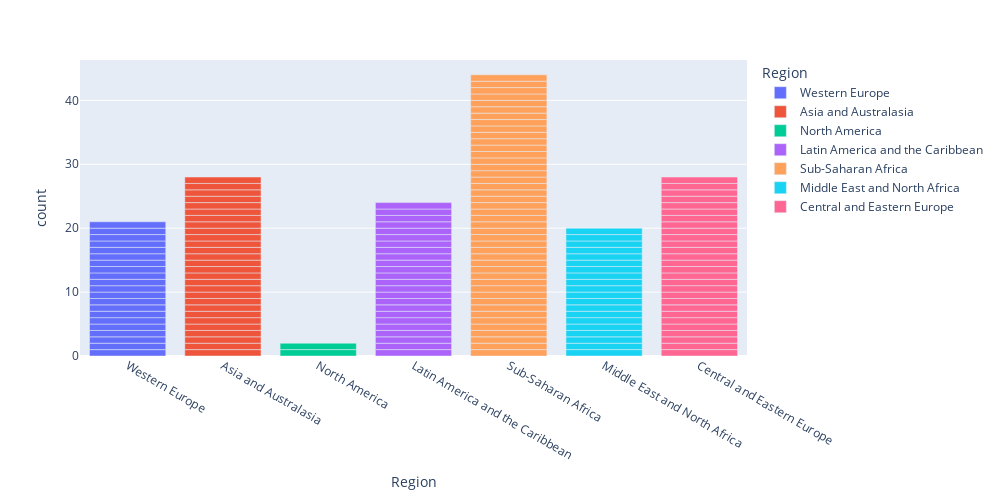
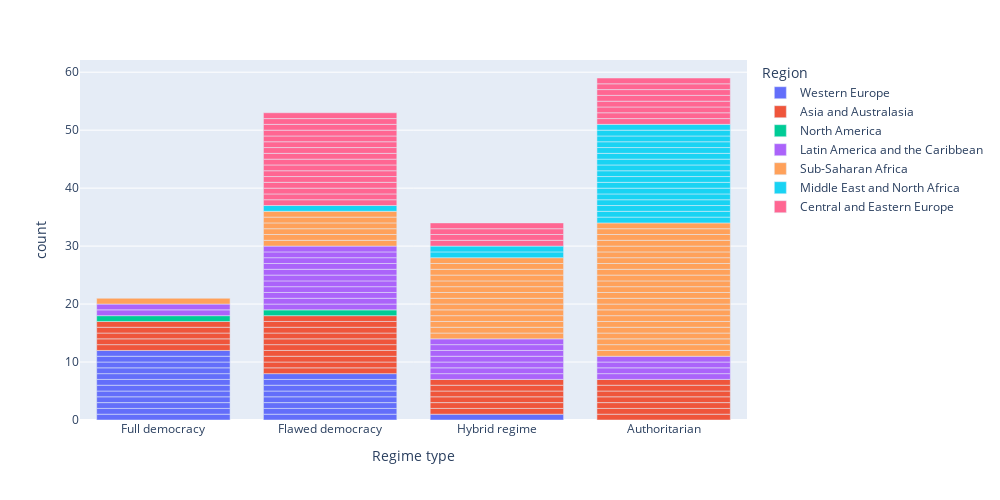

Notebook code cell kept with these figures, in order:
### Markdown cell above
* 一般來說我們會說選舉與自由是存在絕對關係的關係的，也就是說有選舉必定伴隨著自由，但由上圖可以發現 **香港 (高自由指標、低選舉指標)** 和 **伊拉克 (低自由指標、高選舉指標)** 分別是兩種不同形式的違背了前段論述

### Code cell
fig7 = px.bar(fdata, height=500, width= 1000, 
              x='Region',
              color = 'Region')

fig8 = px.bar(fdata, height=500, width= 1000, 
              x='Regime type',
              color = 'Region',
              hover_name='Country'
              )
display(fig7, fig8)

### Figure 1 — Plotly figure (JSON) as saved in the notebook; plotly's stock layout.template omitted (floating-point values rounded to 4 significant figures)
{"data": [{"alignmentgroup": "True", "hovertemplate": "Region=%{x}<br>count=%{y}<extra></extra>", "legendgroup": "Western Europe", "marker": {"color": "#636efa", "pattern": {"shape": ""}}, "name": "Western Europe", "offsetgroup": "Western Europe", "orientation": "v", "showlegend": true, "textposition": "auto", "type": "bar", "x": ["Western Europe", "Western Europe", "Western Europe", "Western Europe", "Western Europe", "Western Europe", "Western Europe", "Western Europe", "Western Europe", "Western Europe", "Western Europe", "Western Europe", "Western Europe", "Western Europe", "Western Europe", "Western Europe", "Western Europe", "Western Europe", "Western Europe", "Western Europe", "Western Europe"], "xaxis": "x", "y": [1, 1, 1, 1, 1, 1, 1, 1, 1, 1, 1, 1, 1, 1, 1, 1, 1, 1, 1, 1, 1], "yaxis": "y"}, {"alignmentgroup": "True", "hovertemplate": "Region=%{x}<br>count=%{y}<extra></extra>", "legendgroup": "Asia and Australasia", "marker": {"color": "#EF553B", "pattern": {"shape": ""}}, "name": "Asia and Australasia", "offsetgroup": "Asia and Australasia", "orientation": "v", "showlegend": true, "textposition": "auto", "type": "bar", "x": ["Asia and Australasia", "Asia and Australasia", "Asia and Australasia", "Asia and Australasia", "Asia and Australasia", "Asia and Australasia", "Asia and Australasia", "Asia and Australasia", "Asia and Australasia", "Asia and Australasia", "Asia and Australasia", "Asia and Australasia", "Asia and Australasia", "Asia and Australasia", "Asia and Australasia", "Asia and Australasia", "Asia and Australasia", "Asia and Australasia", "Asia and Australasia", "Asia and Australasia", "Asia and Australasia", "Asia and Australasia", "Asia and Australasia", "Asia and Australasia", "Asia and Australasia", "Asia and Australasia", "Asia and Australasia", "Asia and Australasia"], "xaxis": "x", "y": [1, 1, 1, 1, 1, 1, 1, 1, 1, 1, 1, 1, 1, 1, 1, 1, 1, 1, 1, 1, 1, 1, 1, 1, 1, 1, 1, 1], "yaxis": "y"}, {"alignmentgroup": "True", "hovertemplate": "Region=%{x}<br>count=%{y}<extra></extra>", "legendgroup": "North America", "marker": {"color": "#00cc96", "pattern": {"shape": ""}}, "name": "North America", "offsetgroup": "North America", "orientation": "v", "showlegend": true, "textposition": "auto", "type": "bar", "x": ["North America", "North America"], "xaxis": "x", "y": [1, 1], "yaxis": "y"}, {"alignmentgroup": "True", "hovertemplate": "Region=%{x}<br>count=%{y}<extra></extra>", "legendgroup": "Latin America and the Caribbean", "marker": {"color": "#ab63fa", "pattern": {"shape": ""}}, "name": "Latin America and the Caribbean", "offsetgroup": "Latin America and the Caribbean", "orientation": "v", "showlegend": true, "textposition": "auto", "type": "bar", "x": ["Latin America and the Caribbean", "Latin America and the Caribbean", "Latin America and the Caribbean", "Latin America and the Caribbean", "Latin America and the Caribbean", "Latin America and the Caribbean", "Latin America and the Caribbean", "Latin America and the Caribbean", "Latin America and the Caribbean", "Latin America and the Caribbean", "Latin America and the Caribbean", "Latin America and the Caribbean", "Latin America and the Caribbean", "Latin America and the Caribbean", "Latin America and the Caribbean", "Latin America and the Caribbean", "Latin America and the Caribbean", "Latin America and the Caribbean", "Latin America and the Caribbean", "Latin America and the Caribbean", "Latin America and the Caribbean", "Latin America and the Caribbean", "Latin America and the Caribbean", "Latin America and the Caribbean"], "xaxis": "x", "y": [1, 1, 1, 1, 1, 1, 1, 1, 1, 1, 1, 1, 1, 1, 1, 1, 1, 1, 1, 1, 1, 1, 1, 1], "yaxis": "y"}, {"alignmentgroup": "True", "hovertemplate": "Region=%{x}<br>count=%{y}<extra></extra>", "legendgroup": "Sub-Saharan Africa", "marker": {"color": "#FFA15A", "pattern": {"shape": ""}}, "name": "Sub-Saharan Africa", "offsetgroup": "Sub-Saharan Africa", "orientation": "v", "showlegend": true, "textposition": "auto", "type": "bar", "x": ["Sub-Saharan Africa", "Sub-Saharan Africa", "Sub-Saharan Africa", "Sub-Saharan Africa", "Sub-Saharan Africa", "Sub-Saharan Africa", "Sub-Saharan Africa", "Sub-Saharan Africa", "Sub-Saharan Africa", "Sub-Saharan Africa", "Sub-Saharan Africa", "Sub-Saharan Africa", "Sub-Saharan Africa", "Sub-Saharan Africa", "Sub-Saharan Africa", "Sub-Saharan Africa", "Sub-Saharan Africa", "Sub-Saharan Africa", "Sub-Saharan Africa", "Sub-Saharan Africa", "Sub-Saharan Africa", "Sub-Saharan Africa", "Sub-Saharan Africa", "Sub-Saharan Africa", "Sub-Saharan Africa", "Sub-Saharan Africa", "Sub-Saharan Africa", "Sub-Saharan Africa", "Sub-Saharan Africa", "Sub-Saharan Africa", "Sub-Saharan Africa", "Sub-Saharan Africa", "Sub-Saharan Africa", "Sub-Saharan Africa", "Sub-Saharan Africa", "Sub-Saharan Africa", "Sub-Saharan Africa", "Sub-Saharan Africa", "Sub-Saharan Africa", "Sub-Saharan Africa", "Sub-Saharan Africa", "Sub-Saharan Africa", "Sub-Saharan Africa", "Sub-Saharan Africa"], "xaxis": "x", "y": [1, 1, 1, 1, 1, 1, 1, 1, 1, 1, 1, 1, 1, 1, 1, 1, 1, 1, 1, 1, 1, 1, 1, 1, 1, 1, 1, 1, 1, 1, 1, 1, 1, 1, 1, 1, 1, 1, 1, 1, 1, 1, 1, 1], "yaxis": "y"}, {"alignmentgroup": "True", "hovertemplate": "Region=%{x}<br>count=%{y}<extra></extra>", "legendgroup": "Middle East and North Africa", "marker": {"color": "#19d3f3", "pattern": {"shape": ""}}, "name": "Middle East and North Africa", "offsetgroup": "Middle East and North Africa", "orientation": "v", "showlegend": true, "textposition": "auto", "type": "bar", "x": ["Middle East and North Africa", "Middle East and North Africa", "Middle East and North Africa", "Middle East and North Africa", "Middle East and North Africa", "Middle East and North Africa", "Middle East and North Africa", "Middle East and North Africa", "Middle East and North Africa", "Middle East and North Africa", "Middle East and North Africa", "Middle East and North Africa", "Middle East and North Africa", "Middle East and North Africa", "Middle East and North Africa", "Middle East and North Africa", "Middle East and North Africa", "Middle East and North Africa", "Middle East and North Africa", "Middle East and North Africa"], "xaxis": "x", "y": [1, 1, 1, 1, 1, 1, 1, 1, 1, 1, 1, 1, 1, 1, 1, 1, 1, 1, 1, 1], "yaxis": "y"}, {"alignmentgroup": "True", "hovertemplate": "Region=%{x}<br>count=%{y}<extra></extra>", "legendgroup": "Central and Eastern Europe", "marker": {"color": "#FF6692", "pattern": {"shape": ""}}, "name": "Central and Eastern Europe", "offsetgroup": "Central and Eastern Europe", "orientation": "v", "showlegend": true, "textposition": "auto", "type": "bar", "x": ["Central and Eastern Europe", "Central and Eastern Europe", "Central and Eastern Europe", "Central and Eastern Europe", "Central and Eastern Europe", "Central and Eastern Europe", "Central and Eastern Europe", "Central and Eastern Europe", "Central and Eastern Europe", "Central and Eastern Europe", "Central and Eastern Europe", "Central and Eastern Europe", "Central and Eastern Europe", "Central and Eastern Europe", "Central and Eastern Europe", "Central and Eastern Europe", "Central and Eastern Europe", "Central and Eastern Europe", "Central and Eastern Europe", "Central and Eastern Europe", "Central and Eastern Europe", "Central and Eastern Europe", "Central and Eastern Europe", "Central and Eastern Europe", "Central and Eastern Europe", "Central and Eastern Europe", "Central and Eastern Europe", "Central and Eastern Europe"], "xaxis": "x", "y": [1, 1, 1, 1, 1, 1, 1, 1, 1, 1, 1, 1, 1, 1, 1, 1, 1, 1, 1, 1, 1, 1, 1, 1, 1, 1, 1, 1], "yaxis": "y"}], "layout": {"barmode": "relative", "height": 500, "legend": {"title": {"text": "Region"}, "tracegroupgap": 0}, "margin": {"t": 60}, "width": 1000, "xaxis": {"anchor": "y", "categoryarray": ["Western Europe", "Asia and Australasia", "North America", "Latin America and the Caribbean", "Sub-Saharan Africa", "Middle East and North Africa", "Central and Eastern Europe"], "categoryorder": "array", "domain": [0, 1], "title": {"text": "Region"}}, "yaxis": {"anchor": "x", "domain": [0, 1], "title": {"text": "count"}}}}

### Figure 2 — Plotly figure (JSON) as saved in the notebook; plotly's stock layout.template omitted (floating-point values rounded to 4 significant figures)
{"data": [{"alignmentgroup": "True", "hovertemplate": "<b>%{hovertext}</b><br><br>Region=Western Europe<br>Regime type=%{x}<br>count=%{y}<extra></extra>", "hovertext": ["Norway", "Finland", "Sweden", "Iceland", "Denmark", "Ireland", "Switzerland", "Netherlands", "Luxembourg", "Germany", "United Kingdom", "Austria", "France", "Spain", "Portugal", "Italy", "Malta", "Greece", "Belgium", "Cyprus", "Turkey"], "legendgroup": "Western Europe", "marker": {"color": "#636efa", "pattern": {"shape": ""}}, "name": "Western Europe", "offsetgroup": "Western Europe", "orientation": "v", "showlegend": true, "textposition": "auto", "type": "bar", "x": ["Full democracy", "Full democracy", "Full democracy", "Full democracy", "Full democracy", "Full democracy", "Full democracy", "Full democracy", "Full democracy", "Full democracy", "Full democracy", "Full democracy", "Flawed democracy", "Flawed democracy", "Flawed democracy", "Flawed democracy", "Flawed democracy", "Flawed democracy", "Flawed democracy", "Flawed democracy", "Hybrid regime"], "xaxis": "x", "y": [1, 1, 1, 1, 1, 1, 1, 1, 1, 1, 1, 1, 1, 1, 1, 1, 1, 1, 1, 1, 1], "yaxis": "y"}, {"alignmentgroup": "True", "hovertemplate": "<b>%{hovertext}</b><br><br>Region=Asia and Australasia<br>Regime type=%{x}<br>count=%{y}<extra></extra>", "hovertext": ["New Zealand", "Taiwan", "Australia", "South Korea", "Japan", "Malaysia", "East Timor", "India", "Indonesia", "Philippines", "Mongolia", "Singapore", "Sri Lanka", "Papua New Guinea", "Thailand", "Bangladesh", "Bhutan", "Fiji", "Hong Kong", "Nepal", "Pakistan", "Vietnam", "Cambodia", "China", "Laos", "North Korea", "Myanmar", "Afghanistan"], "legendgroup": "Asia and Australasia", "marker": {"color": "#EF553B", "pattern": {"shape": ""}}, "name": "Asia and Australasia", "offsetgroup": "Asia and Australasia", "orientation": "v", "showlegend": true, "textposition": "auto", "type": "bar", "x": ["Full democracy", "Full democracy", "Full democracy", "Full democracy", "Full democracy", "Flawed democracy", "Flawed democracy", "Flawed democracy", "Flawed democracy", "Flawed democracy", "Flawed democracy", "Flawed democracy", "Flawed democracy", "Flawed democracy", "Flawed democracy", "Hybrid regime", "Hybrid regime", "Hybrid regime", "Hybrid regime", "Hybrid regime", "Hybrid regime", "Authoritarian", "Authoritarian", "Authoritarian", "Authoritarian", "Authoritarian", "Authoritarian", "Authoritarian"], "xaxis": "x", "y": [1, 1, 1, 1, 1, 1, 1, 1, 1, 1, 1, 1, 1, 1, 1, 1, 1, 1, 1, 1, 1, 1, 1, 1, 1, 1, 1, 1], "yaxis": "y"}, {"alignmentgroup": "True", "hovertemplate": "<b>%{hovertext}</b><br><br>Region=North America<br>Regime type=%{x}<br>count=%{y}<extra></extra>", "hovertext": ["Canada", "United States"], "legendgroup": "North America", "marker": {"color": "#00cc96", "pattern": {"shape": ""}}, "name": "North America", "offsetgroup": "North America", "orientation": "v", "showlegend": true, "textposition": "auto", "type": "bar", "x": ["Full democracy", "Flawed democracy"], "xaxis": "x", "y": [1, 1], "yaxis": "y"}, {"alignmentgroup": "True", "hovertemplate": "<b>%{hovertext}</b><br><br>Region=Latin America and the Caribbean<br>Regime type=%{x}<br>count=%{y}<extra></extra>", "hovertext": ["Uruguay", "Costa Rica", "Chile", "Trinidad and Tobago", "Jamaica", "Brazil", "Panama", "Suriname", "Argentina", "Colombia", "Dominican Republic", "Guyana", "Peru", "Paraguay", "El Salvador", "Ecuador", "Mexico", "Honduras", "Bolivia", "Guatemala", "Haiti", "Nicaragua", "Cuba", "Venezuela"], "legendgroup": "Latin America and the Caribbean", "marker": {"color": "#ab63fa", "pattern": {"shape": ""}}, "name": "Latin America and the Caribbean", "offsetgroup": "Latin America and the Caribbean", "orientation": "v", "showlegend": true, "textposition": "auto", "type": "bar", "x": ["Full democracy", "Full democracy", "Flawed democracy", "Flawed democracy", "Flawed democracy", "Flawed democracy", "Flawed democracy", "Flawed democracy", "Flawed democracy", "Flawed democracy", "Flawed democracy", "Flawed democracy", "Flawed democracy", "Hybrid regime", "Hybrid regime", "Hybrid regime", "Hybrid regime", "Hybrid regime", "Hybrid regime", "Hybrid regime", "Authoritarian", "Authoritarian", "Authoritarian", "Authoritarian"], "xaxis": "x", "y": [1, 1, 1, 1, 1, 1, 1, 1, 1, 1, 1, 1, 1, 1, 1, 1, 1, 1, 1, 1, 1, 1, 1, 1], "yaxis": "y"}, {"alignmentgroup": "True", "hovertemplate": "<b>%{hovertext}</b><br><br>Region=Sub-Saharan Africa<br>Regime type=%{x}<br>count=%{y}<extra></extra>", "hovertext": ["Mauritius", "Botswana", "Cape Verde", "South Africa", "Namibia", "Ghana", "Lesotho", "Malawi", "Zambia", "Madagascar", "Senegal", "Liberia", "Tanzania", "Kenya", "Sierra Leone", "Uganda", "Gambia", "Ivory Coast", "Benin", "Nigeria", "Mauritania", "Burkina Faso", "Mozambique", "Mali", "Gabon", "Angola", "Ethiopia", "Niger", "Comoros", "Rwanda", "Eswatini", "Zimbabwe", "Togo", "Republic of the Congo", "Guinea-Bissau", "Djibouti", "Cameroon", "Guinea", "Burundi", "Eritrea", "Equatorial Guinea", "Chad", "Central African Republic", "Democratic Republic of the Congo"], "legendgroup": "Sub-Saharan Africa", "marker": {"color": "#FFA15A", "pattern": {"shape": ""}}, "name": "Sub-Saharan Africa", "offsetgroup": "Sub-Saharan Africa", "orientation": "v", "showlegend": true, "textposition": "auto", "type": "bar", "x": ["Full democracy", "Flawed democracy", "Flawed democracy", "Flawed democracy", "Flawed democracy", "Flawed democracy", "Flawed democracy", "Hybrid regime", "Hybrid regime", "Hybrid regime", "Hybrid regime", "Hybrid regime", "Hybrid regime", "Hybrid regime", "Hybrid regime", "Hybrid regime", "Hybrid regime", "Hybrid regime", "Hybrid regime", "Hybrid regime", "Hybrid regime", "Authoritarian", "Authoritarian", "Authoritarian", "Authoritarian", "Authoritarian", "Authoritarian", "Authoritarian", "Authoritarian", "Authoritarian", "Authoritarian", "Authoritarian", "Authoritarian", "Authoritarian", "Authoritarian", "Authoritarian", "Authoritarian", "Authoritarian", "Authoritarian", "Authoritarian", "Authoritarian", "Authoritarian", "Authoritarian", "Authoritarian"], "xaxis": "x", "y": [1, 1, 1, 1, 1, 1, 1, 1, 1, 1, 1, 1, 1, 1, 1, 1, 1, 1, 1, 1, 1, 1, 1, 1, 1, 1, 1, 1, 1, 1, 1, 1, 1, 1, 1, 1, 1, 1, 1, 1, 1, 1, 1, 1], "yaxis": "y"}, {"alignmentgroup": "True", "hovertemplate": "<b>%{hovertext}</b><br><br>Region=Middle East and North Africa<br>Regime type=%{x}<br>count=%{y}<extra></extra>", "hovertext": ["Israel", "Tunisia", "Morocco", "Palestine", "Kuwait", "Lebanon", "Algeria", "Qatar", "Iraq", "Jordan", "Oman", "Egypt", "United Arab Emirates", "Bahrain", "Sudan", "Saudi Arabia", "Libya", "Yemen", "Iran", "Syria"], "legendgroup": "Middle East and North Africa", "marker": {"color": "#19d3f3", "pattern": {"shape": ""}}, "name": "Middle East and North Africa", "offsetgroup": "Middle East and North Africa", "orientation": "v", "showlegend": true, "textposition": "auto", "type": "bar", "x": ["Flawed democracy", "Hybrid regime", "Hybrid regime", "Authoritarian", "Authoritarian", "Authoritarian", "Authoritarian", "Authoritarian", "Authoritarian", "Authoritarian", "Authoritarian", "Authoritarian", "Authoritarian", "Authoritarian", "Authoritarian", "Authoritarian", "Authoritarian", "Authoritarian", "Authoritarian", "Authoritarian"], "xaxis": "x", "y": [1, 1, 1, 1, 1, 1, 1, 1, 1, 1, 1, 1, 1, 1, 1, 1, 1, 1, 1, 1], "yaxis": "y"}, {"alignmentgroup": "True", "hovertemplate": "<b>%{hovertext}</b><br><br>Region=Central and Eastern Europe<br>Regime type=%{x}<br>count=%{y}<extra></extra>", "hovertext": ["Estonia", "Czech Republic", "Slovenia", "Latvia", "Lithuania", "Slovakia", "Poland", "Bulgaria", "Croatia", "Hungary", "Romania", "Serbia", "Albania", "Moldova", "North Macedonia", "Montenegro", "Ukraine", "Armenia", "Georgia", "Bosnia and Herzegovina", "Kyrgyzstan", "Russia", "Kazakhstan", "Azerbaijan", "Belarus", "Uzbekistan", "Tajikistan", "Turkmenistan"], "legendgroup": "Central and Eastern Europe", "marker": {"color": "#FF6692", "pattern": {"shape": ""}}, "name": "Central and Eastern Europe", "offsetgroup": "Central and Eastern Europe", "orientation": "v", "showlegend": true, "textposition": "auto", "type": "bar", "x": ["Flawed democracy", "Flawed democracy", "Flawed democracy", "Flawed democracy", "Flawed democracy", "Flawed democracy", "Flawed democracy", "Flawed democracy", "Flawed democracy", "Flawed democracy", "Flawed democracy", "Flawed democracy", "Flawed democracy", "Flawed democracy", "Flawed democracy", "Flawed democracy", "Hybrid regime", "Hybrid regime", "Hybrid regime", "Hybrid regime", "Authoritarian", "Authoritarian", "Authoritarian", "Authoritarian", "Authoritarian", "Authoritarian", "Authoritarian", "Authoritarian"], "xaxis": "x", "y": [1, 1, 1, 1, 1, 1, 1, 1, 1, 1, 1, 1, 1, 1, 1, 1, 1, 1, 1, 1, 1, 1, 1, 1, 1, 1, 1, 1], "yaxis": "y"}], "layout": {"barmode": "relative", "height": 500, "legend": {"title": {"text": "Region"}, "tracegroupgap": 0}, "margin": {"t": 60}, "width": 1000, "xaxis": {"anchor": "y", "domain": [0, 1], "title": {"text": "Regime type"}}, "yaxis": {"anchor": "x", "domain": [0, 1], "title": {"text": "count"}}}}
